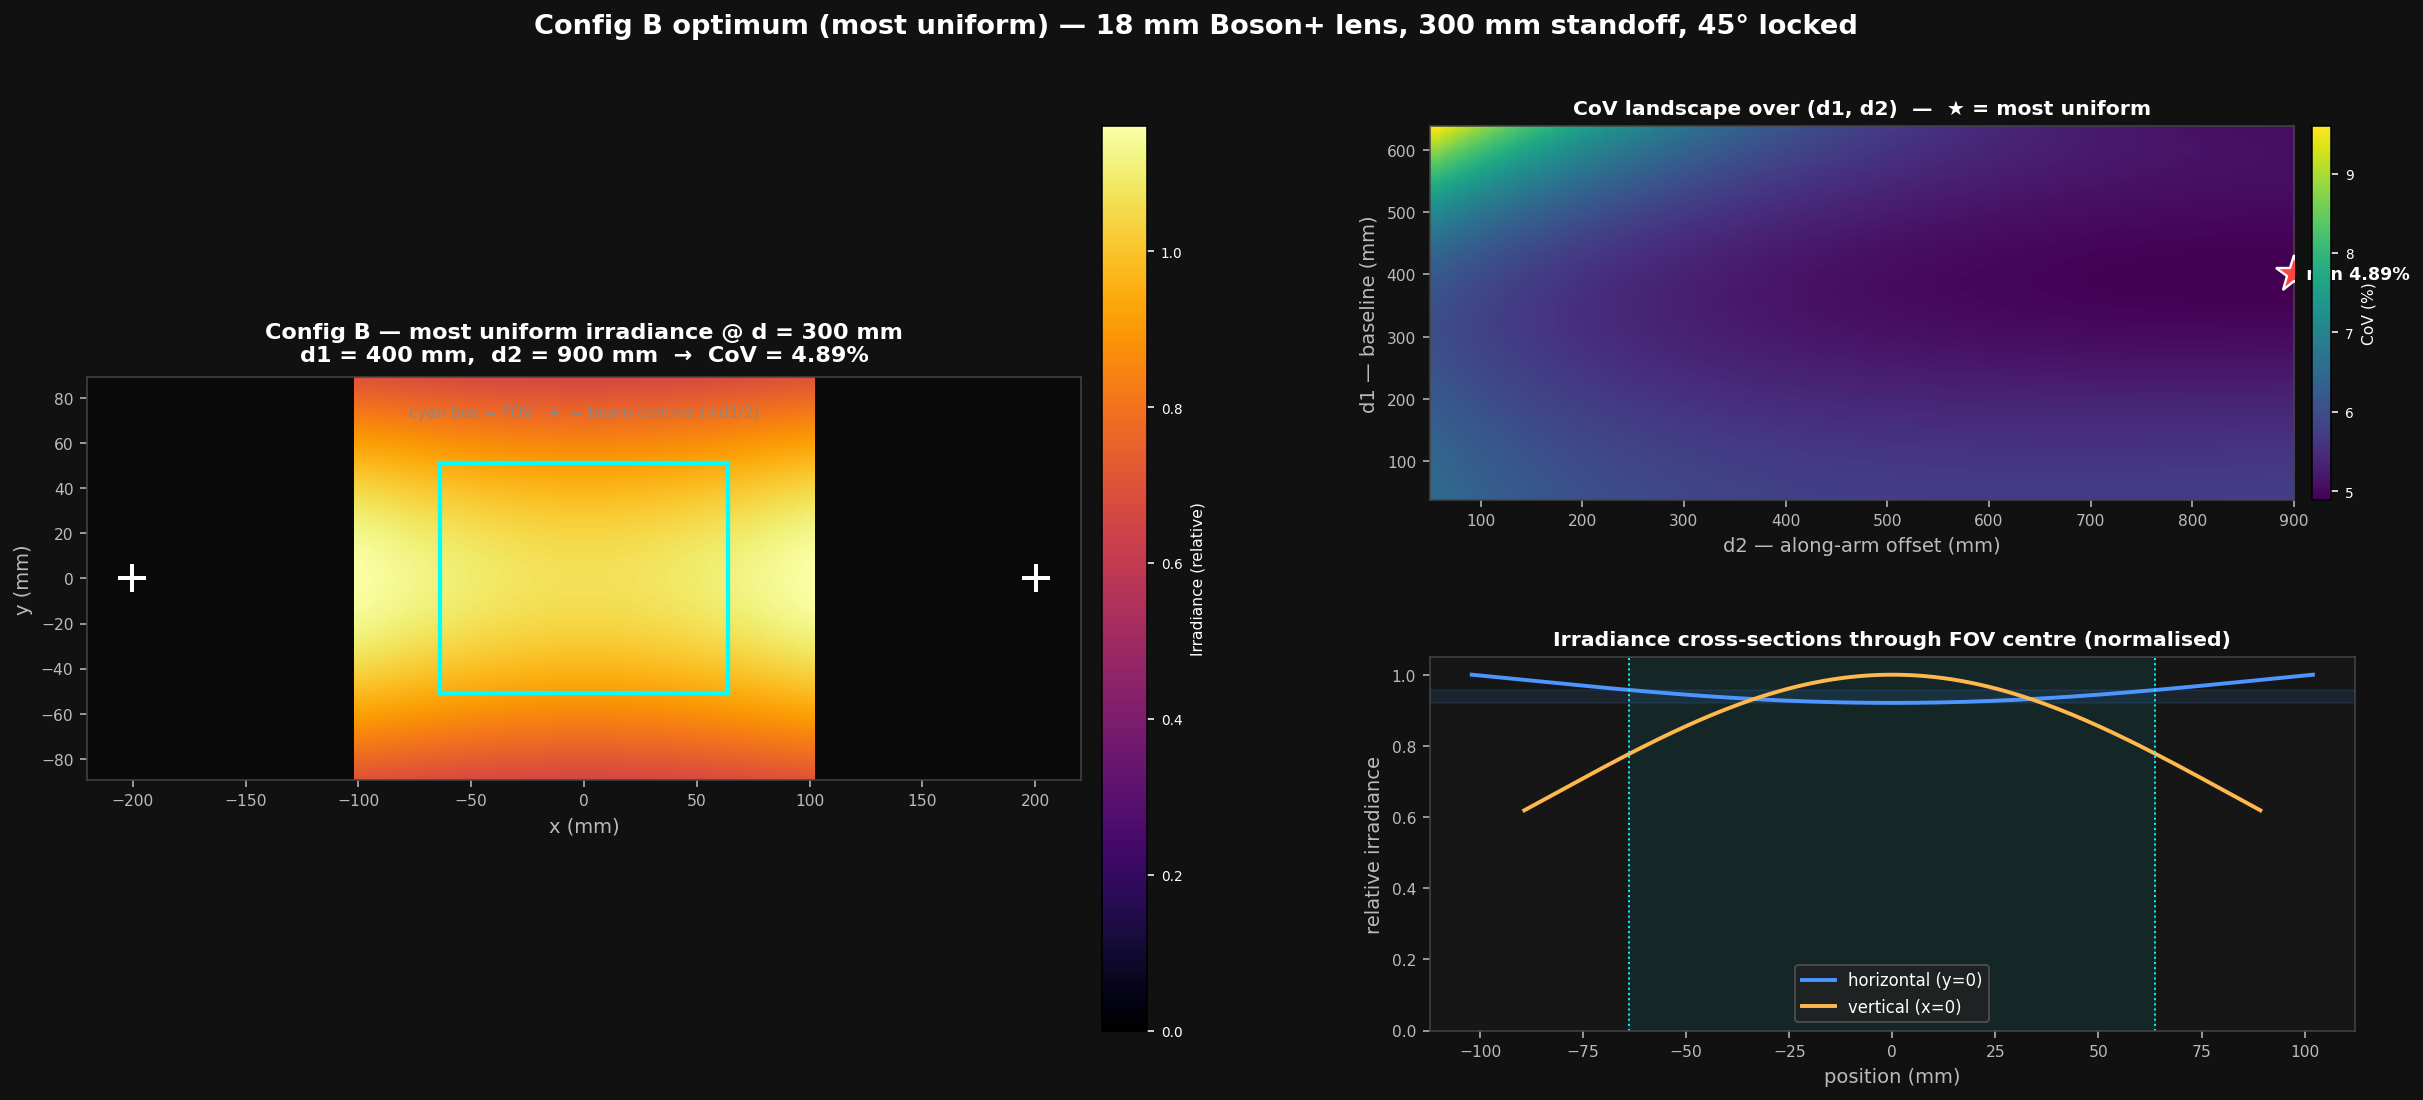

Write the Python code that produced this figure.
"""
Most-uniform (MIN CoV) Config B case at 300 mm standoff, shown graphically.

Config B geometry (angled-arm V-trough, confirmed):
  * 4 bulbs on y = 0; two sides aiming at x = +-d1/2.
  * fixed 45deg arm each side; inner bulb at standoff d, outer at d + d2.
  * sigma_x stretched by 1/cos45 (horizontal tilt); sigma_y unchanged.

This sweeps a fine (d1, d2) grid at d = 300 mm and finds the pair that MINIMISES
CoV on the FOV (= the design optimum, most uniform), then draws:
  (1) the irradiance map at that optimum,
  (2) the CoV(d1, d2) landscape with the optimum marked,
  (3) horizontal + vertical irradiance cross-sections through the FOV centre.
"""

import os, json
import numpy as np
import matplotlib
matplotlib.use("Agg")
import matplotlib.pyplot as plt
import matplotlib.gridspec as mgridspec
from matplotlib.patches import Rectangle

REPO_ROOT  = os.path.dirname(os.path.abspath(__file__))
BEAM_JSON  = os.path.join(REPO_ROOT, "beam_derived_combined.json")
LENS_JSON  = os.path.join(REPO_ROOT, "05_lens_fov_sweep.json")
OUT_PNG    = os.path.join(REPO_ROOT, "06b_configB_optimum_300mm.png")

D        = 300                       # standoff (mm)
LENS_F   = 18.0
THETA    = 45.0
COS_T    = np.cos(np.radians(THETA))
GRID_PX  = 161

# fine design sweep (NOT the constrained max-CoV ranges — we want the true min)
D1_FRAC  = np.linspace(0.30, 5.00, 140)  # d1 as fraction of horizontal FOV
D2_MM    = np.linspace(50.0, 900.0, 70)  # along-arm offset (mm)

with open(BEAM_JSON) as f: beam = json.load(f)
with open(LENS_JSON) as f: lens_sweep = json.load(f)
bm   = beam["derived_beam_model"]
SX_M = bm["sigma_x_vs_d"]["slope_mm_per_mm"];  SX_B = bm["sigma_x_vs_d"]["intercept_mm"]
SY_M = bm["sigma_y_vs_d"]["slope_mm_per_mm"];  SY_B = bm["sigma_y_vs_d"]["intercept_mm"]
PK_K = bm["peak_vs_d_powerlaw"]["K_amp_K_mm_to_power"]
PK_E = bm["peak_vs_d_powerlaw"]["exponent"]
def sigma_x(d): return SX_M*d + SX_B
def sigma_y(d): return SY_M*d + SY_B
def peak(d):    return PK_K * d**PK_E

cell = next(g for g in lens_sweep["grid"]
            if g["lens_f_mm"] == LENS_F and g["standoff_mm"] == D)
FOV_W, FOV_H = cell["fov_w_mm"], cell["fov_h_mm"]

pad = 0.3*max(FOV_W, FOV_H)
xs  = np.linspace(-FOV_W/2-pad, FOV_W/2+pad, GRID_PX)
ys  = np.linspace(-FOV_H/2-pad, FOV_H/2+pad, GRID_PX)
XX, YY = np.meshgrid(xs, ys)
IN_FOV = (np.abs(XX) <= FOV_W/2) & (np.abs(YY) <= FOV_H/2)

def irr_map(d1, d2):
    irr = np.zeros_like(XX); centres = []
    for side in (+1, -1):
        for d_eff in (D, D + d2):
            sx_eff = sigma_x(d_eff)/COS_T
            sy_eff = sigma_y(d_eff)
            pk     = peak(d_eff)*COS_T
            cx, cy = side*d1/2, 0.0
            irr += pk*np.exp(-0.5*(((XX-cx)/sx_eff)**2 + ((YY-cy)/sy_eff)**2))
            centres.append((cx, cy))
    return irr, centres

def cov_of(irr):
    v = irr[IN_FOV]; m = v.mean()
    return 100*v.std()/m if m > 0 else np.nan

# ---- sweep for the MIN CoV --------------------------------------------------
COV = np.full((len(D1_FRAC), len(D2_MM)), np.nan)
for i, f1 in enumerate(D1_FRAC):
    for j, d2 in enumerate(D2_MM):
        COV[i, j] = cov_of(irr_map(f1*FOV_W, d2)[0])
i_b, j_b = np.unravel_index(np.nanargmin(COV), COV.shape)
D1_OPT   = D1_FRAC[i_b]*FOV_W
D2_OPT   = D2_MM[j_b]
COV_OPT  = COV[i_b, j_b]
irr_opt, centres = irr_map(D1_OPT, D2_OPT)

print(f"Config B @ {D} mm — most uniform (MIN CoV):")
print(f"  d1 = {D1_OPT:.1f} mm ({D1_FRAC[i_b]:.2f} x FOV_w)")
print(f"  d2 = {D2_OPT:.1f} mm")
print(f"  CoV = {COV_OPT:.2f} %   (range over grid: {np.nanmin(COV):.2f}–{np.nanmax(COV):.2f} %)")

# ---- figure -----------------------------------------------------------------
fig = plt.figure(figsize=(18, 8.5))
fig.patch.set_facecolor("#111111")
gs = mgridspec.GridSpec(2, 2, figure=fig, left=0.06, right=0.96,
                        top=0.86, bottom=0.10, wspace=0.28, hspace=0.42,
                        width_ratios=[1.15, 1.0])

def dark(ax):
    ax.set_facecolor("#0a0a0a")
    for sp in ax.spines.values(): sp.set_edgecolor("#444444")
    ax.tick_params(colors="#bbbbbb", labelsize=8)

# (1) irradiance map at optimum (spans left column)
ax1 = fig.add_subplot(gs[:, 0]); dark(ax1); ax1.set_aspect("equal")
im = ax1.imshow(irr_opt, cmap="inferno", origin="lower",
                extent=[xs[0], xs[-1], ys[0], ys[-1]], vmin=0)
ax1.add_patch(Rectangle((-FOV_W/2, -FOV_H/2), FOV_W, FOV_H, fc="none",
                        ec="cyan", lw=2.2, zorder=4))
for cx, cy in centres:
    ax1.plot(cx, cy, "+", color="white", ms=14, mew=2, zorder=5)
ax1.set_title(f"Config B — most uniform irradiance @ d = {D} mm\n"
              f"d1 = {D1_OPT:.0f} mm,  d2 = {D2_OPT:.0f} mm  →  CoV = {COV_OPT:.2f}%",
              color="white", fontsize=11.5, fontweight="bold", pad=8)
ax1.set_xlabel("x (mm)", color="#bbbbbb"); ax1.set_ylabel("y (mm)", color="#bbbbbb")
cb = plt.colorbar(im, ax=ax1, pad=0.02, fraction=0.046)
cb.ax.tick_params(labelsize=7, colors="white")
cb.set_label("Irradiance (relative)", color="white", fontsize=8)
ax1.text(0, FOV_H/2+pad*0.5, "cyan box = FOV   +  = beam centres (±d1/2)",
         ha="center", va="bottom", color="#888888", fontsize=8)

# (2) CoV(d1, d2) landscape
ax2 = fig.add_subplot(gs[0, 1]); dark(ax2)
ext = [D2_MM[0], D2_MM[-1], D1_FRAC[0]*FOV_W, D1_FRAC[-1]*FOV_W]
cm = ax2.imshow(COV, origin="lower", aspect="auto", extent=ext, cmap="viridis")
ax2.plot(D2_OPT, D1_OPT, "*", color="#ff4444", ms=20, mec="white", mew=1.2, zorder=5)
ax2.text(D2_OPT, D1_OPT, f"  min {COV_OPT:.2f}%", color="white",
         fontsize=9, fontweight="bold", va="center")
ax2.set_title("CoV landscape over (d1, d2)  —  ★ = most uniform",
              color="white", fontsize=10.5, fontweight="bold", pad=6)
ax2.set_xlabel("d2 — along-arm offset (mm)", color="#bbbbbb")
ax2.set_ylabel("d1 — baseline (mm)", color="#bbbbbb")
cb2 = plt.colorbar(cm, ax=ax2, pad=0.02, fraction=0.046)
cb2.ax.tick_params(labelsize=7, colors="white"); cb2.set_label("CoV (%)", color="white", fontsize=8)

# (3) cross-sections through FOV centre
ax3 = fig.add_subplot(gs[1, 1]); dark(ax3); ax3.set_facecolor("#161616")
iy0 = np.argmin(np.abs(ys)); ix0 = np.argmin(np.abs(xs))
prof_x = irr_opt[iy0, :]; prof_y = irr_opt[:, ix0]
ax3.plot(xs, prof_x/prof_x.max(), color="#4d96ff", lw=2, label="horizontal (y=0)")
ax3.plot(ys, prof_y/prof_y.max(), color="#ffb84d", lw=2, label="vertical (x=0)")
ax3.axvspan(-FOV_W/2, FOV_W/2, color="cyan", alpha=0.07)
ax3.axvline(-FOV_W/2, color="cyan", lw=1, ls=":"); ax3.axvline(FOV_W/2, color="cyan", lw=1, ls=":")
# show the in-FOV min/max band for the horizontal profile
infx = (np.abs(xs) <= FOV_W/2)
ax3.axhspan(prof_x[infx].min()/prof_x.max(), prof_x[infx].max()/prof_x.max(),
            color="#4d96ff", alpha=0.10)
ax3.set_title("Irradiance cross-sections through FOV centre (normalised)",
              color="white", fontsize=10.5, fontweight="bold", pad=6)
ax3.set_xlabel("position (mm)", color="#bbbbbb")
ax3.set_ylabel("relative irradiance", color="#bbbbbb")
ax3.legend(fontsize=8.5, facecolor="#222222", labelcolor="white", edgecolor="#555555")
ax3.set_ylim(0, 1.05)

fig.suptitle("Config B optimum (most uniform) — 18 mm Boson+ lens, 300 mm standoff, 45° locked",
             color="white", fontsize=14, fontweight="bold", y=0.955)

fig.savefig(OUT_PNG, dpi=140, bbox_inches="tight", facecolor=fig.get_facecolor())
plt.close(fig)
print(f"Saved: {OUT_PNG}")
